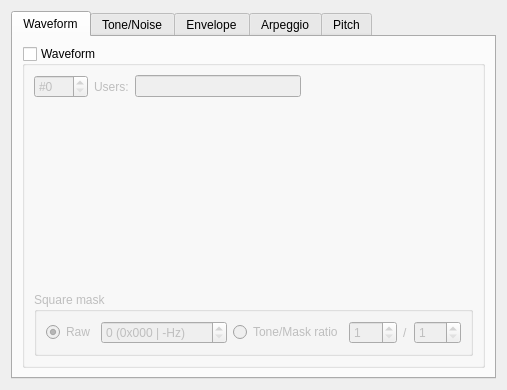
<?xml version="1.0" encoding="UTF-8"?>
<ui version="4.0">
 <class>SsgInstrumentEditor</class>
 <widget class="QDialog" name="SsgInstrumentEditor">
  <property name="geometry">
   <rect>
    <x>0</x>
    <y>0</y>
    <width>507</width>
    <height>390</height>
   </rect>
  </property>
  <property name="windowTitle">
   <string notr="true">Form</string>
  </property>
  <layout class="QHBoxLayout" name="horizontalLayout_3">
   <item>
    <widget class="QTabWidget" name="tabWidget">
     <property name="currentIndex">
      <number>0</number>
     </property>
     <widget class="QWidget" name="tab_1">
      <attribute name="title">
       <string>Waveform</string>
      </attribute>
      <layout class="QHBoxLayout" name="horizontalLayout_4">
       <item>
        <widget class="QGroupBox" name="waveEditGroupBox">
         <property name="title">
          <string>Waveform</string>
         </property>
         <property name="checkable">
          <bool>true</bool>
         </property>
         <property name="checked">
          <bool>false</bool>
         </property>
         <layout class="QGridLayout" name="gridLayout_3">
          <item row="0" column="0">
           <widget class="QSpinBox" name="waveNumSpinBox">
            <property name="keyboardTracking">
             <bool>false</bool>
            </property>
            <property name="prefix">
             <string notr="true">#</string>
            </property>
            <property name="maximum">
             <number>127</number>
            </property>
           </widget>
          </item>
          <item row="0" column="2">
           <widget class="QLineEdit" name="waveUsersLineEdit">
            <property name="focusPolicy">
             <enum>Qt::NoFocus</enum>
            </property>
            <property name="readOnly">
             <bool>true</bool>
            </property>
           </widget>
          </item>
          <item row="0" column="1" alignment="Qt::AlignRight">
           <widget class="QLabel" name="waveUsersLabel">
            <property name="text">
             <string>Users:</string>
            </property>
           </widget>
          </item>
          <item row="0" column="3">
           <spacer name="horizontalSpacer_5">
            <property name="orientation">
             <enum>Qt::Horizontal</enum>
            </property>
            <property name="sizeHint" stdset="0">
             <size>
              <width>40</width>
              <height>20</height>
             </size>
            </property>
           </spacer>
          </item>
          <item row="1" column="0" colspan="4">
           <widget class="VisualizedInstrumentMacroEditor" name="waveEditor" native="true"/>
          </item>
          <item row="2" column="0" colspan="4">
           <widget class="QGroupBox" name="squareMaskGroupBox">
            <property name="sizePolicy">
             <sizepolicy hsizetype="Preferred" vsizetype="Maximum">
              <horstretch>0</horstretch>
              <verstretch>0</verstretch>
             </sizepolicy>
            </property>
            <property name="title">
             <string>Square mask</string>
            </property>
            <layout class="QHBoxLayout" name="horizontalLayout_2">
             <item>
              <widget class="QRadioButton" name="squareMaskRawRadioButton">
               <property name="text">
                <string>Raw</string>
               </property>
               <property name="checked">
                <bool>true</bool>
               </property>
               <attribute name="buttonGroup">
                <string notr="true">squareMaskButtonGroup</string>
               </attribute>
              </widget>
             </item>
             <item>
              <widget class="QSpinBox" name="squareMaskRawSpinBox">
               <property name="suffix">
                <string notr="true"> (0x000 | -Hz)</string>
               </property>
               <property name="maximum">
                <number>4095</number>
               </property>
               <property name="value">
                <number>0</number>
               </property>
              </widget>
             </item>
             <item>
              <widget class="QRadioButton" name="squareMaskRatioRadioButton">
               <property name="text">
                <string>Tone/Mask ratio</string>
               </property>
               <attribute name="buttonGroup">
                <string notr="true">squareMaskButtonGroup</string>
               </attribute>
              </widget>
             </item>
             <item>
              <widget class="QSpinBox" name="squareMaskToneSpinBox">
               <property name="minimum">
                <number>1</number>
               </property>
               <property name="maximum">
                <number>8</number>
               </property>
              </widget>
             </item>
             <item>
              <widget class="QLabel" name="squareMaskRatioLabel">
               <property name="sizePolicy">
                <sizepolicy hsizetype="Maximum" vsizetype="Preferred">
                 <horstretch>0</horstretch>
                 <verstretch>0</verstretch>
                </sizepolicy>
               </property>
               <property name="text">
                <string notr="true">/</string>
               </property>
              </widget>
             </item>
             <item>
              <widget class="QSpinBox" name="squareMaskMaskSpinBox">
               <property name="minimum">
                <number>1</number>
               </property>
               <property name="maximum">
                <number>8</number>
               </property>
              </widget>
             </item>
            </layout>
           </widget>
          </item>
         </layout>
        </widget>
       </item>
      </layout>
     </widget>
     <widget class="QWidget" name="tab_2">
      <attribute name="title">
       <string>Tone/Noise</string>
      </attribute>
      <layout class="QHBoxLayout" name="horizontalLayout_5">
       <item>
        <widget class="QGroupBox" name="tnEditGroupBox">
         <property name="title">
          <string>Tone/Noise</string>
         </property>
         <property name="checkable">
          <bool>true</bool>
         </property>
         <property name="checked">
          <bool>false</bool>
         </property>
         <layout class="QGridLayout" name="gridLayout_6">
          <item row="0" column="3">
           <spacer name="horizontalSpacer_3">
            <property name="orientation">
             <enum>Qt::Horizontal</enum>
            </property>
            <property name="sizeHint" stdset="0">
             <size>
              <width>40</width>
              <height>20</height>
             </size>
            </property>
           </spacer>
          </item>
          <item row="0" column="1" alignment="Qt::AlignRight">
           <widget class="QLabel" name="tnUsersLabel">
            <property name="text">
             <string>Users:</string>
            </property>
           </widget>
          </item>
          <item row="1" column="0" colspan="4">
           <widget class="ToneNoiseMacroEditor" name="tnEditor" native="true"/>
          </item>
          <item row="0" column="0">
           <widget class="QSpinBox" name="tnNumSpinBox">
            <property name="keyboardTracking">
             <bool>false</bool>
            </property>
            <property name="prefix">
             <string notr="true">#</string>
            </property>
            <property name="maximum">
             <number>127</number>
            </property>
           </widget>
          </item>
          <item row="0" column="2">
           <widget class="QLineEdit" name="tnUsersLineEdit">
            <property name="focusPolicy">
             <enum>Qt::NoFocus</enum>
            </property>
            <property name="readOnly">
             <bool>true</bool>
            </property>
           </widget>
          </item>
         </layout>
        </widget>
       </item>
      </layout>
     </widget>
     <widget class="QWidget" name="tab_3">
      <attribute name="title">
       <string>Envelope</string>
      </attribute>
      <layout class="QHBoxLayout" name="horizontalLayout_6">
       <item>
        <widget class="QGroupBox" name="envEditGroupBox">
         <property name="title">
          <string>Envelope</string>
         </property>
         <property name="checkable">
          <bool>true</bool>
         </property>
         <property name="checked">
          <bool>false</bool>
         </property>
         <layout class="QGridLayout" name="gridLayout_4">
          <item row="1" column="0" colspan="4">
           <widget class="VisualizedInstrumentMacroEditor" name="envEditor" native="true"/>
          </item>
          <item row="2" column="0" colspan="4">
           <widget class="QGroupBox" name="envHardFreqGroupBox">
            <property name="sizePolicy">
             <sizepolicy hsizetype="Preferred" vsizetype="Maximum">
              <horstretch>0</horstretch>
              <verstretch>0</verstretch>
             </sizepolicy>
            </property>
            <property name="title">
             <string>Hardware envelope frequency</string>
            </property>
            <layout class="QHBoxLayout" name="horizontalLayout">
             <item>
              <widget class="QRadioButton" name="hardFreqRawRadioButton">
               <property name="text">
                <string>Raw</string>
               </property>
               <property name="checked">
                <bool>true</bool>
               </property>
               <attribute name="buttonGroup">
                <string notr="true">hardFreqButtonGroup</string>
               </attribute>
              </widget>
             </item>
             <item>
              <widget class="QSpinBox" name="hardFreqRawSpinBox">
               <property name="suffix">
                <string notr="true"> (0x0000 | -Hz)</string>
               </property>
               <property name="minimum">
                <number>0</number>
               </property>
               <property name="maximum">
                <number>65535</number>
               </property>
               <property name="value">
                <number>0</number>
               </property>
              </widget>
             </item>
             <item>
              <widget class="QRadioButton" name="hardFreqRatioRadioButton">
               <property name="text">
                <string>Tone/Env ratio</string>
               </property>
               <attribute name="buttonGroup">
                <string notr="true">hardFreqButtonGroup</string>
               </attribute>
              </widget>
             </item>
             <item>
              <widget class="QSpinBox" name="hardFreqToneSpinBox">
               <property name="minimum">
                <number>1</number>
               </property>
               <property name="maximum">
                <number>8</number>
               </property>
              </widget>
             </item>
             <item>
              <widget class="QLabel" name="hardFreqRatioLabel">
               <property name="sizePolicy">
                <sizepolicy hsizetype="Maximum" vsizetype="Preferred">
                 <horstretch>0</horstretch>
                 <verstretch>0</verstretch>
                </sizepolicy>
               </property>
               <property name="text">
                <string notr="true">/</string>
               </property>
              </widget>
             </item>
             <item>
              <widget class="QSpinBox" name="hardFreqHardSpinBox">
               <property name="minimum">
                <number>1</number>
               </property>
               <property name="maximum">
                <number>8</number>
               </property>
              </widget>
             </item>
            </layout>
           </widget>
          </item>
          <item row="0" column="3">
           <spacer name="horizontalSpacer">
            <property name="orientation">
             <enum>Qt::Horizontal</enum>
            </property>
            <property name="sizeHint" stdset="0">
             <size>
              <width>40</width>
              <height>20</height>
             </size>
            </property>
           </spacer>
          </item>
          <item row="0" column="0">
           <widget class="QSpinBox" name="envNumSpinBox">
            <property name="keyboardTracking">
             <bool>false</bool>
            </property>
            <property name="prefix">
             <string notr="true">#</string>
            </property>
            <property name="maximum">
             <number>127</number>
            </property>
           </widget>
          </item>
          <item row="0" column="1" alignment="Qt::AlignRight">
           <widget class="QLabel" name="envUsersLabel">
            <property name="text">
             <string>Users:</string>
            </property>
           </widget>
          </item>
          <item row="0" column="2">
           <widget class="QLineEdit" name="envUsersLineEdit">
            <property name="focusPolicy">
             <enum>Qt::NoFocus</enum>
            </property>
            <property name="readOnly">
             <bool>true</bool>
            </property>
           </widget>
          </item>
         </layout>
        </widget>
       </item>
      </layout>
     </widget>
     <widget class="QWidget" name="tab_4">
      <attribute name="title">
       <string>Arpeggio</string>
      </attribute>
      <layout class="QHBoxLayout" name="horizontalLayout_7">
       <item>
        <widget class="QGroupBox" name="arpEditGroupBox">
         <property name="title">
          <string>Arpeggio</string>
         </property>
         <property name="checkable">
          <bool>true</bool>
         </property>
         <property name="checked">
          <bool>false</bool>
         </property>
         <layout class="QGridLayout" name="gridLayout_8">
          <item row="0" column="5">
           <widget class="QComboBox" name="arpTypeComboBox"/>
          </item>
          <item row="0" column="4">
           <widget class="QLabel" name="arpTypeLabel">
            <property name="text">
             <string>Type:</string>
            </property>
           </widget>
          </item>
          <item row="0" column="0">
           <widget class="QSpinBox" name="arpNumSpinBox">
            <property name="keyboardTracking">
             <bool>false</bool>
            </property>
            <property name="prefix">
             <string notr="true">#</string>
            </property>
            <property name="maximum">
             <number>127</number>
            </property>
           </widget>
          </item>
          <item row="1" column="0" colspan="6">
           <widget class="ArpeggioMacroEditor" name="arpEditor" native="true"/>
          </item>
          <item row="0" column="3">
           <spacer name="horizontalSpacer_4">
            <property name="orientation">
             <enum>Qt::Horizontal</enum>
            </property>
            <property name="sizeHint" stdset="0">
             <size>
              <width>40</width>
              <height>20</height>
             </size>
            </property>
           </spacer>
          </item>
          <item row="0" column="1" alignment="Qt::AlignRight">
           <widget class="QLabel" name="arpUsersLabel">
            <property name="text">
             <string>Users:</string>
            </property>
           </widget>
          </item>
          <item row="0" column="2">
           <widget class="QLineEdit" name="arpUsersLineEdit">
            <property name="focusPolicy">
             <enum>Qt::NoFocus</enum>
            </property>
            <property name="readOnly">
             <bool>true</bool>
            </property>
           </widget>
          </item>
         </layout>
        </widget>
       </item>
      </layout>
     </widget>
     <widget class="QWidget" name="tab_5">
      <attribute name="title">
       <string>Pitch</string>
      </attribute>
      <layout class="QHBoxLayout" name="horizontalLayout_8">
       <item>
        <widget class="QGroupBox" name="ptEditGroupBox">
         <property name="title">
          <string>Pitch</string>
         </property>
         <property name="checkable">
          <bool>true</bool>
         </property>
         <property name="checked">
          <bool>false</bool>
         </property>
         <layout class="QGridLayout" name="gridLayout_11">
          <item row="0" column="1" alignment="Qt::AlignRight">
           <widget class="QLabel" name="ptUsersLabel">
            <property name="text">
             <string>Users:</string>
            </property>
           </widget>
          </item>
          <item row="0" column="4">
           <widget class="QLabel" name="ptTypeLabel">
            <property name="text">
             <string>Type:</string>
            </property>
           </widget>
          </item>
          <item row="0" column="5">
           <widget class="QComboBox" name="ptTypeComboBox"/>
          </item>
          <item row="1" column="0" colspan="6">
           <widget class="VisualizedInstrumentMacroEditor" name="ptEditor" native="true"/>
          </item>
          <item row="0" column="3">
           <spacer name="horizontalSpacer_6">
            <property name="orientation">
             <enum>Qt::Horizontal</enum>
            </property>
            <property name="sizeHint" stdset="0">
             <size>
              <width>40</width>
              <height>20</height>
             </size>
            </property>
           </spacer>
          </item>
          <item row="0" column="0">
           <widget class="QSpinBox" name="ptNumSpinBox">
            <property name="prefix">
             <string notr="true">#</string>
            </property>
            <property name="maximum">
             <number>127</number>
            </property>
           </widget>
          </item>
          <item row="0" column="2">
           <widget class="QLineEdit" name="ptUsersLineEdit">
            <property name="focusPolicy">
             <enum>Qt::NoFocus</enum>
            </property>
            <property name="readOnly">
             <bool>true</bool>
            </property>
           </widget>
          </item>
         </layout>
        </widget>
       </item>
      </layout>
     </widget>
    </widget>
   </item>
  </layout>
 </widget>
 <customwidgets>
  <customwidget>
   <class>VisualizedInstrumentMacroEditor</class>
   <extends>QWidget</extends>
   <header>gui/instrument_editor/visualized_instrument_macro_editor.hpp</header>
   <container>1</container>
  </customwidget>
  <customwidget>
   <class>ArpeggioMacroEditor</class>
   <extends>QWidget</extends>
   <header>gui/instrument_editor/arpeggio_macro_editor.hpp</header>
   <container>1</container>
  </customwidget>
  <customwidget>
   <class>ToneNoiseMacroEditor</class>
   <extends>QWidget</extends>
   <header>gui/instrument_editor/tone_noise_macro_editor.hpp</header>
   <container>1</container>
  </customwidget>
 </customwidgets>
 <tabstops>
  <tabstop>tabWidget</tabstop>
  <tabstop>waveEditGroupBox</tabstop>
  <tabstop>waveNumSpinBox</tabstop>
  <tabstop>squareMaskRawRadioButton</tabstop>
  <tabstop>squareMaskRawSpinBox</tabstop>
  <tabstop>squareMaskRatioRadioButton</tabstop>
  <tabstop>squareMaskToneSpinBox</tabstop>
  <tabstop>squareMaskMaskSpinBox</tabstop>
  <tabstop>tnEditGroupBox</tabstop>
  <tabstop>tnNumSpinBox</tabstop>
  <tabstop>envEditGroupBox</tabstop>
  <tabstop>envNumSpinBox</tabstop>
  <tabstop>hardFreqRawRadioButton</tabstop>
  <tabstop>hardFreqRawSpinBox</tabstop>
  <tabstop>hardFreqRatioRadioButton</tabstop>
  <tabstop>hardFreqToneSpinBox</tabstop>
  <tabstop>hardFreqHardSpinBox</tabstop>
  <tabstop>arpEditGroupBox</tabstop>
  <tabstop>arpNumSpinBox</tabstop>
  <tabstop>arpTypeComboBox</tabstop>
  <tabstop>ptEditGroupBox</tabstop>
  <tabstop>ptNumSpinBox</tabstop>
  <tabstop>ptTypeComboBox</tabstop>
 </tabstops>
 <resources/>
 <connections/>
 <buttongroups>
  <buttongroup name="squareMaskButtonGroup"/>
  <buttongroup name="hardFreqButtonGroup"/>
 </buttongroups>
</ui>
